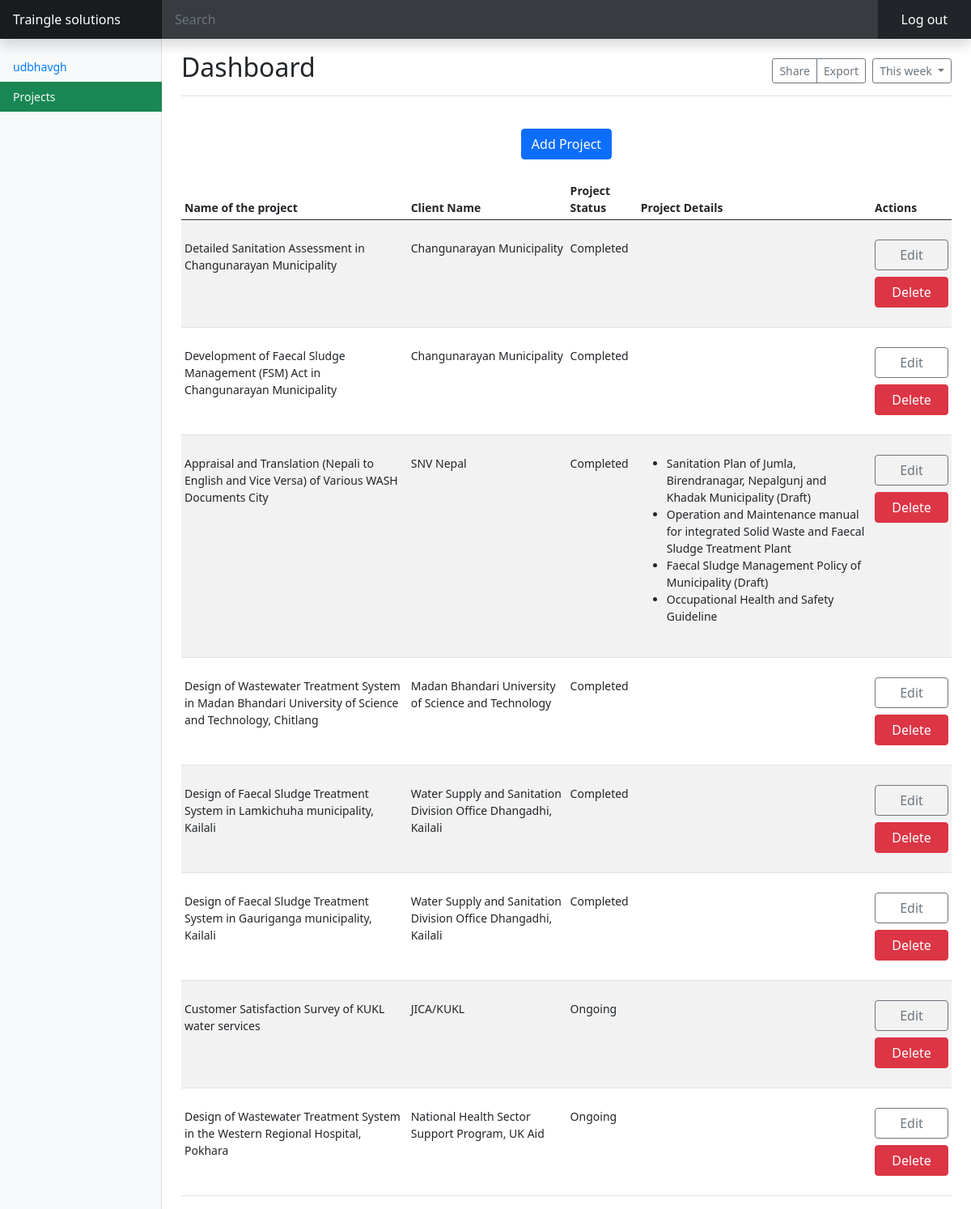
The app's page /admin/index.php (signed in) with its own data.
### tables this page shows
CREATE TABLE `project` (
  `p_id` int(11) NOT NULL,
  `p_name` varchar(255) NOT NULL,
  `c_name` varchar(255) NOT NULL,
  `p_status` varchar(255) NOT NULL,
  `p_details` text NOT NULL
);

### admin/index.php (the view, shortened to what this page needs)
<?php
    include_once 'loginsystem/includes/dbh.inc.php';
     $sql = 'SELECT p_id, p_name, c_name,p_status,p_details FROM project';
     $result = $conn->query($sql);
    if(isset($_SESSION['u_id'])){
        ?>
<!DOCTYPE html>
<html>
<head>
  <link href="../assest/css/bootstrap.min.css" rel="stylesheet">
  <link href="../assest/css/dashboard.css" rel="stylesheet">
</head>
<body>
  <header class="navbar navbar-dark sticky-top bg-dark flex-md-nowrap p-0 shadow">
    <a class="navbar-brand col-md-3 col-lg-2 me-0 px-3" href="../">Traingle solutions</a>
    <input class="form-control form-control-dark w-100" type="text" placeholder="Search" aria-label="Search">
    <ul class="navbar-nav px-3">
      <li class="nav-item text-nowrap">
        <form action="loginsystem/includes/logout.inc.php" method="POST">
          <input class="btn btn-dark" value="Log out" type="submit" name="submit"/>
        </form>
      </li>
    </ul>
  </header>
  <div class="container-fluid">
    <div class="row">
      <nav id="sidebarMenu" class="col-md-3 col-lg-2 d-md-block bg-light sidebar collapse">
        <div class="position-sticky pt-3">
          <ul class="nav flex-column">
            <li class="nav-item">
              <a class="nav-link active" aria-current="page" href="#">
                <?php
                echo $_SESSION['u_uid'];
                ?>
              </a>
            </li>
            <li class="nav-item">
              <a class="nav-link bg-success text-light" href="#">
                Projects
              </a>
            </li>
          </ul>
        </div>
      </nav>
      <main class="col-md-9 ms-sm-auto col-lg-10 px-md-4">
        <div
          class="d-flex justify-content-between flex-wrap flex-md-nowrap align-items-center pt-3 pb-2 mb-3 border-bottom">
          <h1 class="h2">Dashboard</h1>
          <div class="btn-toolbar mb-2 mb-md-0">
            <div class="btn-group me-2">
              <button type="button" class="btn btn-sm btn-outline-secondary">Share</button>
              <button type="button" class="btn btn-sm btn-outline-secondary">Export</button>
            </div>
            <button type="button" class="btn btn-sm btn-outline-secondary dropdown-toggle">
              This week
            </button>
          </div>
        </div>
        <div class="row py-4">
          <div class="text-center">
          <a class="btn btn-primary" href="./addpage.php">
              Add Project
            </a>
          </div>
        </div>
        <div class="table-responsive">
          <table class="table table-striped table-sm">
            <thead>
              <tr>
              <th>Name of the project</th>
              <th>Client Name</th>
              <th>Project Status</th>
              <th>Project Details</th>
              <th>Actions</th>
              </tr>
            </thead>
            <tbody>
            <?php
              if (mysqli_num_rows($result) >= 0) {
                while($row = mysqli_fetch_assoc($result)) {
                  ?>
                  <tr>
                    <td class="py-4"><?php echo $row["p_name"]; ?></td>
                    <td class="py-4"><?php echo $row["c_name"]; ?></td>
                    <td class="py-4"><?php echo $row["p_status"]; ?></td>
                    <td class="py-4"><?php echo $row["p_details"]; ?></td>
                    <td class="py-4">
                      <a href="editpage.php?edit=<?php echo $row['p_id']; ?>" class="btn btn-outline-secondary w-100 mb-2" >Edit</a>
                      <a href="deletedata.php?delete=<?php echo $row['p_id']; ?>" class="btn btn-danger w-100" >Delete</a>
                    </td>
                  </tr>
                  <?php
                }
              }else{
                echo "gaha";
              }
            ?>
            </tbody>
          </table>
        </div>
      </main>
    </div>
  </div>
</body>
</html>
<?php
    }else{
        header("Location: loginsystem/index.php");
    }
?>

### assest/css/dashboard.css (style rules this page uses)
body { font-size: 0.875rem; }
.sidebar { position: fixed; top: 0; bottom: 0; left: 0; z-index: 100; padding: 48px 0 0; box-shadow: inset -1px 0 0 rgba(0, 0, 0, 0.1); }
.sidebar .nav-link { font-weight: 500; color: #333; }
.sidebar .nav-link.active { color: #007bff; }
.navbar-brand { padding-top: 0.75rem; padding-bottom: 0.75rem; font-size: 1rem; background-color: rgba(0, 0, 0, 0.25); box-shadow: inset -1px 0 0 rgba(0, 0, 0, 0.25); }
.navbar .form-control { padding: 0.75rem 1rem; border-width: 0; border-radius: 0; }
.form-control-dark { color: #fff; background-color: rgba(255, 255, 255, 0.1); border-color: rgba(255, 255, 255, 0.1); }

### records on screen
project: p_name "Detailed Sanitation Assessment in Changunarayan Municipality", c_name "Changunarayan Municipality", p_status "Completed"
project: p_name "Development of Faecal Sludge Management (FSM) Act in Changunarayan Municipality", c_name "Changunarayan Municipality", p_status "Completed"
project: p_name "Appraisal and Translation (Nepali to English and Vice Versa) of Various WASH Documents City", c_name "SNV Nepal", p_status "Completed", p_details "Sanitation Plan of Jumla, Birendranagar, Nepalgunj and Khadak Municipality (Draft) Operation and Maintenance manual for integrated Solid Waste and Faecal Sludge Treatment Plant Faecal Sludge Management Policy of Municipality (Draft) Occupational Health and Safety Guideline"
project: p_name "Design of Wastewater Treatment System in Madan Bhandari University of Science and Technology, Chitlang", c_name "Madan Bhandari University of Science and Technology", p_status "Completed"
project: p_name "Design of Faecal Sludge Treatment System in Lamkichuha municipality, Kailali", c_name "Water Supply and Sanitation Division Office Dhangadhi, Kailali", p_status "Completed"
project: p_name "Design of Faecal Sludge Treatment System in Gauriganga municipality, Kailali", c_name "Water Supply and Sanitation Division Office Dhangadhi, Kailali", p_status "Completed"
project: p_name "Customer Satisfaction Survey of KUKL water services", c_name "JICA/KUKL", p_status "Ongoing"
project: p_name "Design of Wastewater Treatment System in the Western Regional Hospital, Pokhara", c_name "National Health Sector Support Program, UK Aid", p_status "Ongoing"

### other values on screen
$_SESSION['u_uid'] "udbhavgh"
